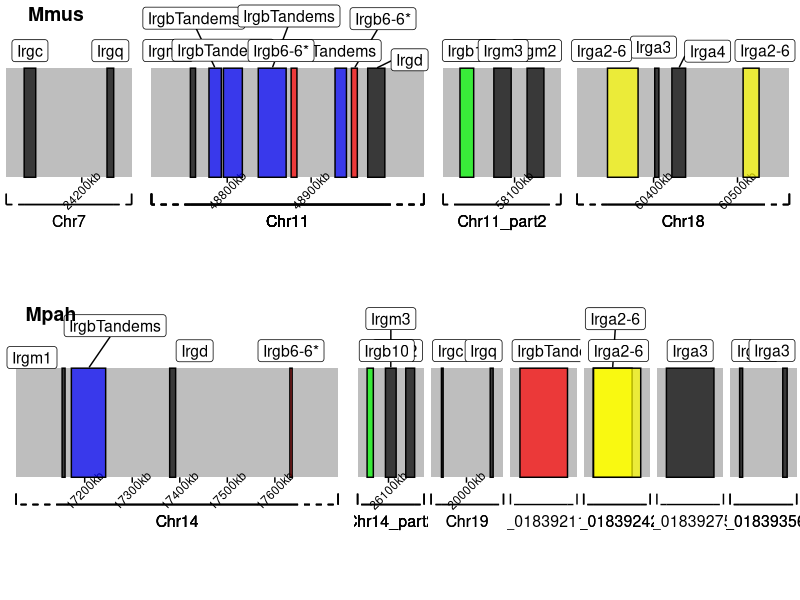

This figure's R source:
library(ggplot2)
library(reshape2)
library(dplyr)
library(gridExtra)
library(ggrepel)
library(cowplot)

data <- read.csv("data4syntheny.tsv", sep = "\t")

data$middleGene <- data$end - (data$end - data$start)/2

# to obtain chromosome ratio (useful at the end)
df1 <- data %>% group_by(Species,chr) %>% summarise(Chrlength=max(end)-min(start))
## keep tiny bits visible
df1$Chrlength[df1$Chrlength < 50000] <- 100000
df2 <- df1 %>% group_by(Species) %>% summarise(AlChrlength=sum(Chrlength))
df3 <- merge(df1, df2)
df3$ChrRatio <- df3$Chrlength / df3$AlChrlength
data <- merge(data, df3)

# order chromosomes 
data <- data[order(data$chr),]
d1 <- data[grep("Chr", data$chr),]
d1 <- d1[order(as.numeric(gsub("_part2", "", gsub("Chr","",d1$chr)))),]
d2 <- data[!grepl("Chr", data$chr),]
data <- rbind(d1, d2)

speciesList <- unique(data$Species)
chrList <- unique(data$chr)
data$combi <- paste0(data$Species, data$chr)

# divisor of length of the ... extra part of chromosomes
div = 5

all_plot_list = list()
for (s in speciesList){
  
  plot_list = list()
  for (c in chrList){
    # check if the species-chromosome combination exists
    if(paste0(s, c) %in% data$combi){
      # if yes, plot
      subdata <- data[data$Species %in% s & data$chr %in% c,]
      
      # choose colors
      subdata$color <- "black"
      subdata$color[subdata$IrgName %in% "IrgbTandems"] <- "red"
      subdata$color[subdata$IrgName %in% "Irgb6-6*"] <- "blue"
      subdata$color[subdata$IrgName %in% "Irgb10"] <- "green"
      subdata$color[subdata$IrgName %in% "Irga2-6"] <- "yellow"
      
      # prepare graduated axis along chr
      step=100000
      xl = seq(0,max(subdata$end), step)
      yl = rep(-0.55, length(seq(0,max(subdata$end), step)))
      labels=paste0(seq(0,max(subdata$end), step)/1000, "kb")
      plot.labels<-data.frame(xl,yl,labels)
      # remove all the useless ones before start
      plot.labels<-plot.labels[plot.labels$xl>min(subdata$start),]
      
      p <- ggplot(subdata)+
        # chr
        geom_rect(aes(xmin=min(start)-(max(end) - min(start))/div, xmax=max(end)+ (max(end) - min(start))/div, 
                      ymin=-1.5,ymax=1), fill = "white")+
        geom_text(aes(x = max(end) - (max(end) - min(start))/2, y = -0.9, label=chr), size = 4)+
        geom_rect(aes(xmin=min(start)-(max(end) - min(start))/div, xmax=max(end)+ (max(end) - min(start))/div, 
                      ymin=-0.5,ymax=+0.5), fill = "grey") +
        # # genomic position
        geom_segment(data = plot.labels, aes(x=xl, xend = xl, y = yl, yend = rep(-0.5, length(yl)))) +
        geom_text(data = plot.labels, aes(x = xl, y = yl-0.07, label=labels), size = 3, angle = 45)+
        ## hline
        geom_segment(aes(x=min(start),xend = max(end), y = -0.75, yend = -0.75)) +
        geom_segment(aes(x=min(start), xend =min(start)-(max(end) - min(start))/div,
                         y = -0.75, yend = -0.75), linetype = 2) +
        geom_segment(aes(x=max(end), xend =max(end)+(max(end) - min(start))/div,
                         y = -0.75, yend = -0.75), linetype = 2) +
        ## ticks
        geom_segment(aes(x=min(start)-(max(end) - min(start))/div, xend = min(start)- (max(end) - min(start))/div,
                         y = -0.75,  yend = -0.65)) +
        geom_segment(aes(x=max(end)+(max(end) - min(start))/div, xend = max(end)+ (max(end) - min(start))/div,
                         y = -0.75,  yend = -0.65)) +
        # gene
        geom_rect(aes(xmin=start, xmax=end, ymin=-0.5,ymax=+0.5, fill=color), col="black", alpha = 0.7) +
        scale_fill_manual(values = unique(subdata$color))+
        geom_label_repel(aes(x = middleGene, y = 0.5, label=IrgName), size = 4, nudge_y = 0.1)+
        
        # theme
        theme_void() +
        theme(legend.position = "none")
      plot_list[[c]] = p
    }
  }
  all_plot_list[[s]] = plot_list
}

# for chr ratio
drat <- unique(data.frame(data$Species, data$chr,data$ChrRatio))

nspe <- length(all_plot_list)
all_plots <- list()
for(s in 1:nspe){
  n <- length(all_plot_list[[s]])
  all_plots[[s]] <- plot_grid(plotlist = all_plot_list[[s]], ncol=n, 
                              rel_widths = drat[drat$data.Species %in% speciesList[s],"data.ChrRatio"], labels = speciesList[s])
}
do.call("plot_grid", c(all_plots, nrow=s))